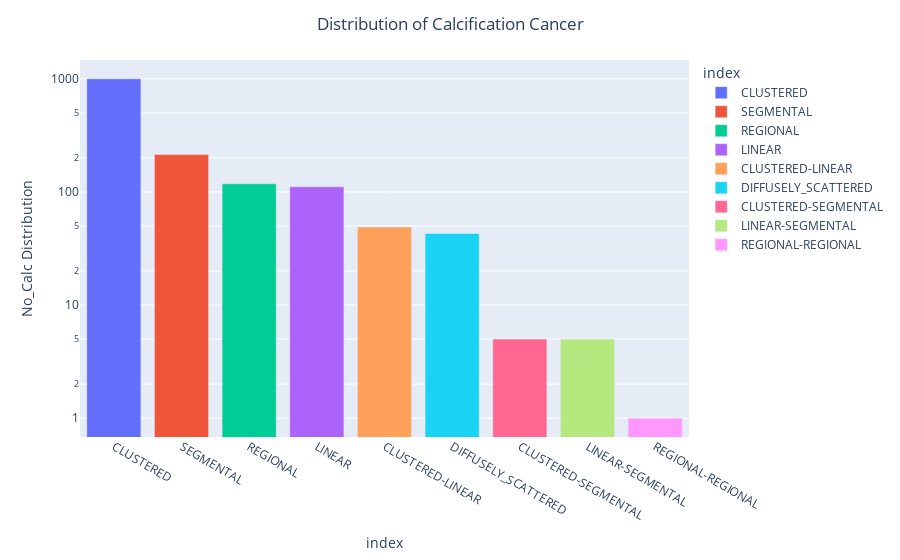

Notebook cell for this chart:
### Code cell
## plot the distribution types
calcdistr_calc_graph= px.bar(data_frame=calcdistr_calc, y='No_Calc Distribution', x='index', color='index', orientation='v')
calcdistr_calc_graph.update_layout(title='Distribution of Calcification Cancer', title_x=0.5, yaxis=dict(type='log'))
calcdistr_calc_graph

### Figure 1 — Plotly figure (JSON) as saved in the notebook; plotly's stock layout.template omitted (floating-point values rounded to 4 significant figures)
{"data": [{"alignmentgroup": "True", "hovertemplate": "index=%{x}<br>No_Calc Distribution=%{y}<extra></extra>", "legendgroup": "CLUSTERED", "marker": {"color": "#636efa", "pattern": {"shape": ""}}, "name": "CLUSTERED", "offsetgroup": "CLUSTERED", "orientation": "v", "showlegend": true, "textposition": "auto", "type": "bar", "x": ["CLUSTERED"], "xaxis": "x", "y": [1000], "yaxis": "y"}, {"alignmentgroup": "True", "hovertemplate": "index=%{x}<br>No_Calc Distribution=%{y}<extra></extra>", "legendgroup": "SEGMENTAL", "marker": {"color": "#EF553B", "pattern": {"shape": ""}}, "name": "SEGMENTAL", "offsetgroup": "SEGMENTAL", "orientation": "v", "showlegend": true, "textposition": "auto", "type": "bar", "x": ["SEGMENTAL"], "xaxis": "x", "y": [214], "yaxis": "y"}, {"alignmentgroup": "True", "hovertemplate": "index=%{x}<br>No_Calc Distribution=%{y}<extra></extra>", "legendgroup": "REGIONAL", "marker": {"color": "#00cc96", "pattern": {"shape": ""}}, "name": "REGIONAL", "offsetgroup": "REGIONAL", "orientation": "v", "showlegend": true, "textposition": "auto", "type": "bar", "x": ["REGIONAL"], "xaxis": "x", "y": [118], "yaxis": "y"}, {"alignmentgroup": "True", "hovertemplate": "index=%{x}<br>No_Calc Distribution=%{y}<extra></extra>", "legendgroup": "LINEAR", "marker": {"color": "#ab63fa", "pattern": {"shape": ""}}, "name": "LINEAR", "offsetgroup": "LINEAR", "orientation": "v", "showlegend": true, "textposition": "auto", "type": "bar", "x": ["LINEAR"], "xaxis": "x", "y": [111], "yaxis": "y"}, {"alignmentgroup": "True", "hovertemplate": "index=%{x}<br>No_Calc Distribution=%{y}<extra></extra>", "legendgroup": "CLUSTERED-LINEAR", "marker": {"color": "#FFA15A", "pattern": {"shape": ""}}, "name": "CLUSTERED-LINEAR", "offsetgroup": "CLUSTERED-LINEAR", "orientation": "v", "showlegend": true, "textposition": "auto", "type": "bar", "x": ["CLUSTERED-LINEAR"], "xaxis": "x", "y": [49], "yaxis": "y"}, {"alignmentgroup": "True", "hovertemplate": "index=%{x}<br>No_Calc Distribution=%{y}<extra></extra>", "legendgroup": "DIFFUSELY_SCATTERED", "marker": {"color": "#19d3f3", "pattern": {"shape": ""}}, "name": "DIFFUSELY_SCATTERED", "offsetgroup": "DIFFUSELY_SCATTERED", "orientation": "v", "showlegend": true, "textposition": "auto", "type": "bar", "x": ["DIFFUSELY_SCATTERED"], "xaxis": "x", "y": [43], "yaxis": "y"}, {"alignmentgroup": "True", "hovertemplate": "index=%{x}<br>No_Calc Distribution=%{y}<extra></extra>", "legendgroup": "CLUSTERED-SEGMENTAL", "marker": {"color": "#FF6692", "pattern": {"shape": ""}}, "name": "CLUSTERED-SEGMENTAL", "offsetgroup": "CLUSTERED-SEGMENTAL", "orientation": "v", "showlegend": true, "textposition": "auto", "type": "bar", "x": ["CLUSTERED-SEGMENTAL"], "xaxis": "x", "y": [5], "yaxis": "y"}, {"alignmentgroup": "True", "hovertemplate": "index=%{x}<br>No_Calc Distribution=%{y}<extra></extra>", "legendgroup": "LINEAR-SEGMENTAL", "marker": {"color": "#B6E880", "pattern": {"shape": ""}}, "name": "LINEAR-SEGMENTAL", "offsetgroup": "LINEAR-SEGMENTAL", "orientation": "v", "showlegend": true, "textposition": "auto", "type": "bar", "x": ["LINEAR-SEGMENTAL"], "xaxis": "x", "y": [5], "yaxis": "y"}, {"alignmentgroup": "True", "hovertemplate": "index=%{x}<br>No_Calc Distribution=%{y}<extra></extra>", "legendgroup": "REGIONAL-REGIONAL", "marker": {"color": "#FF97FF", "pattern": {"shape": ""}}, "name": "REGIONAL-REGIONAL", "offsetgroup": "REGIONAL-REGIONAL", "orientation": "v", "showlegend": true, "textposition": "auto", "type": "bar", "x": ["REGIONAL-REGIONAL"], "xaxis": "x", "y": [1], "yaxis": "y"}], "layout": {"barmode": "relative", "legend": {"title": {"text": "index"}, "tracegroupgap": 0}, "margin": {"t": 60}, "title": {"text": "Distribution of Calcification Cancer", "x": 0.5}, "xaxis": {"anchor": "y", "categoryarray": ["CLUSTERED", "SEGMENTAL", "REGIONAL", "LINEAR", "CLUSTERED-LINEAR", "DIFFUSELY_SCATTERED", "CLUSTERED-SEGMENTAL", "LINEAR-SEGMENTAL", "REGIONAL-REGIONAL"], "categoryorder": "array", "domain": [0, 1], "title": {"text": "index"}}, "yaxis": {"anchor": "x", "domain": [0, 1], "title": {"text": "No_Calc Distribution"}, "type": "log"}}}
